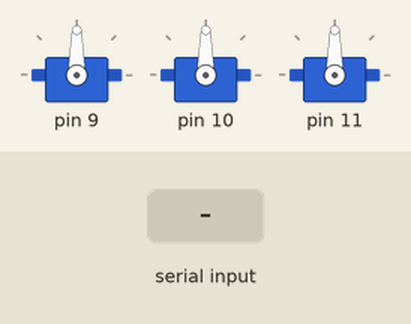
Bench run of a sketch on a simulated Arduino Uno, built with avr-gcc and run on an emulated ATmega328P. Shown: 3 × servo. The test bench sets the inputs (shaded band).

Above: at 1.2 s.
1.3 s: "1" received over Serial
At 2.5 s:
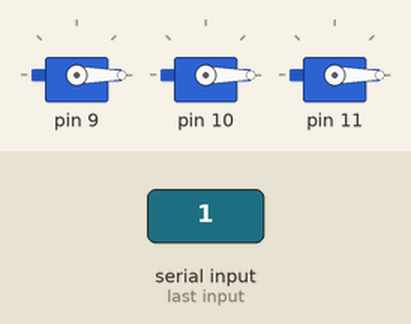
Timing chart, 0 to 4.3 s (numbered marks = the images above; inputs shaded):
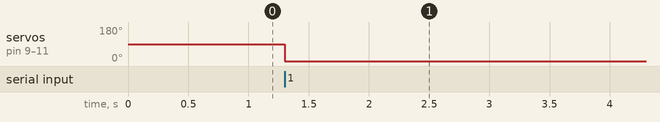

The sketch:

RSPImage_FW.ino
```cpp
//Sep 30 20202 T.I. Added servo control sample
//Sep 28 2020. T.I. removed unnecessary statement
//Sep 28 2020. T.I. removed the case "0" for the serial command parser
//Sep 28 2020. T.I. created this file


#include <Servo.h>

#define ZEROPOSITION 500  //micro seconds, 0 degree
#define ENDPOSITION 2400  //micro seconds, 180 degree
#define GRABDEGREE 0
#define RELEASEDEGREE 90

Servo servo_n[3];

int incomingByte = 0;

void setup() {

  // put your setup code here, to run once:

    Serial.setTimeout(50);
    Serial.begin(9600);

    servo_n[0].attach(9, ZEROPOSITION, ENDPOSITION);
    servo_n[1].attach(10, ZEROPOSITION, ENDPOSITION);
    servo_n[2].attach(11, ZEROPOSITION, ENDPOSITION);

}

void loop() {

  // put your main code here, to run repeatedly:


  if (Serial.available() > 0) {
    // read the incoming byte:
    incomingByte = Serial.read();


    if('1'==incomingByte)
    {
          servo_n[0].write(0);
          servo_n[1].write(0);
          servo_n[2].write(0);
    }
    else if('2'==incomingByte)
    {

    }
    else if('3'==incomingByte)
    {
          servo_n[0].write(90);
          servo_n[1].write(90);
          servo_n[2].write(90);

    }
    else
    {

    }
  }

}
```

Measured:
- after the input at 1.3 s, servo on pin 9–11: 90° → 0° at once
